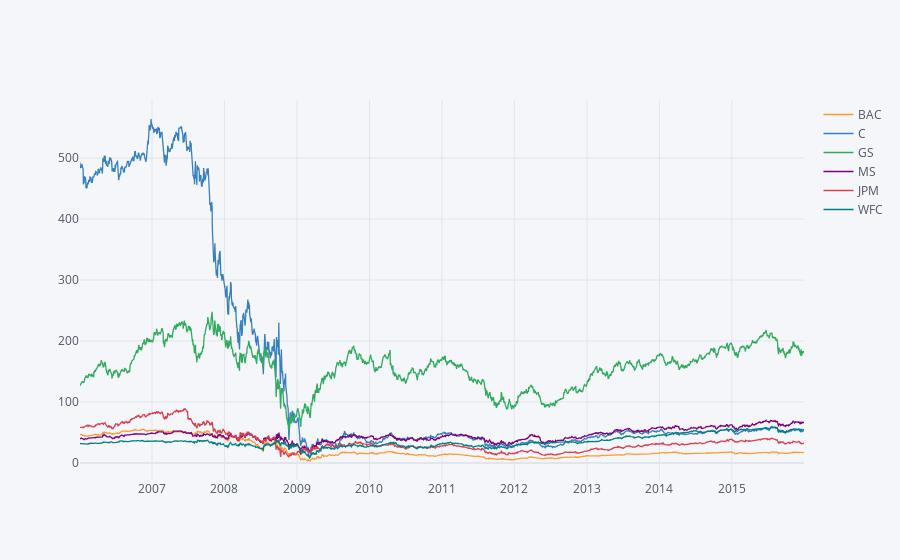

Notebook cell for this chart:
### Code cell
bank_stocks.xs(key = 'Close',axis = 1, level = 'Stock Info').iplot()

### Figure 1 — Plotly figure (JSON) as saved in the notebook; plotly's stock layout.template omitted (floating-point values rounded to 4 significant figures; data arrays with more than 128 entries replaced by an {"elided": "..."} marker saying what was removed)
{"data": [{"line": {"color": "rgba(255, 153, 51, 1.0)", "dash": "solid", "shape": "linear", "width": 1.3}, "mode": "lines", "name": "BAC", "text": "", "type": "scatter", "x": {"elided": "2517 str values"}, "y": {"elided": "2517 float values"}}, {"line": {"color": "rgba(55, 128, 191, 1.0)", "dash": "solid", "shape": "linear", "width": 1.3}, "mode": "lines", "name": "C", "text": "", "type": "scatter", "x": {"elided": "2517 str values"}, "y": {"elided": "2517 float values"}}, {"line": {"color": "rgba(50, 171, 96, 1.0)", "dash": "solid", "shape": "linear", "width": 1.3}, "mode": "lines", "name": "GS", "text": "", "type": "scatter", "x": {"elided": "2517 str values"}, "y": {"elided": "2517 float values"}}, {"line": {"color": "rgba(128, 0, 128, 1.0)", "dash": "solid", "shape": "linear", "width": 1.3}, "mode": "lines", "name": "MS", "text": "", "type": "scatter", "x": {"elided": "2517 str values"}, "y": {"elided": "2517 float values"}}, {"line": {"color": "rgba(219, 64, 82, 1.0)", "dash": "solid", "shape": "linear", "width": 1.3}, "mode": "lines", "name": "JPM", "text": "", "type": "scatter", "x": {"elided": "2517 str values"}, "y": {"elided": "2517 float values"}}, {"line": {"color": "rgba(0, 128, 128, 1.0)", "dash": "solid", "shape": "linear", "width": 1.3}, "mode": "lines", "name": "WFC", "text": "", "type": "scatter", "x": {"elided": "2517 str values"}, "y": {"elided": "2517 float values"}}], "layout": {"legend": {"bgcolor": "#F5F6F9", "font": {"color": "#4D5663"}}, "paper_bgcolor": "#F5F6F9", "plot_bgcolor": "#F5F6F9", "title": {"font": {"color": "#4D5663"}}, "xaxis": {"gridcolor": "#E1E5ED", "showgrid": true, "tickfont": {"color": "#4D5663"}, "title": {"font": {"color": "#4D5663"}, "text": ""}, "zerolinecolor": "#E1E5ED"}, "yaxis": {"gridcolor": "#E1E5ED", "showgrid": true, "tickfont": {"color": "#4D5663"}, "title": {"font": {"color": "#4D5663"}, "text": ""}, "zerolinecolor": "#E1E5ED"}}}
